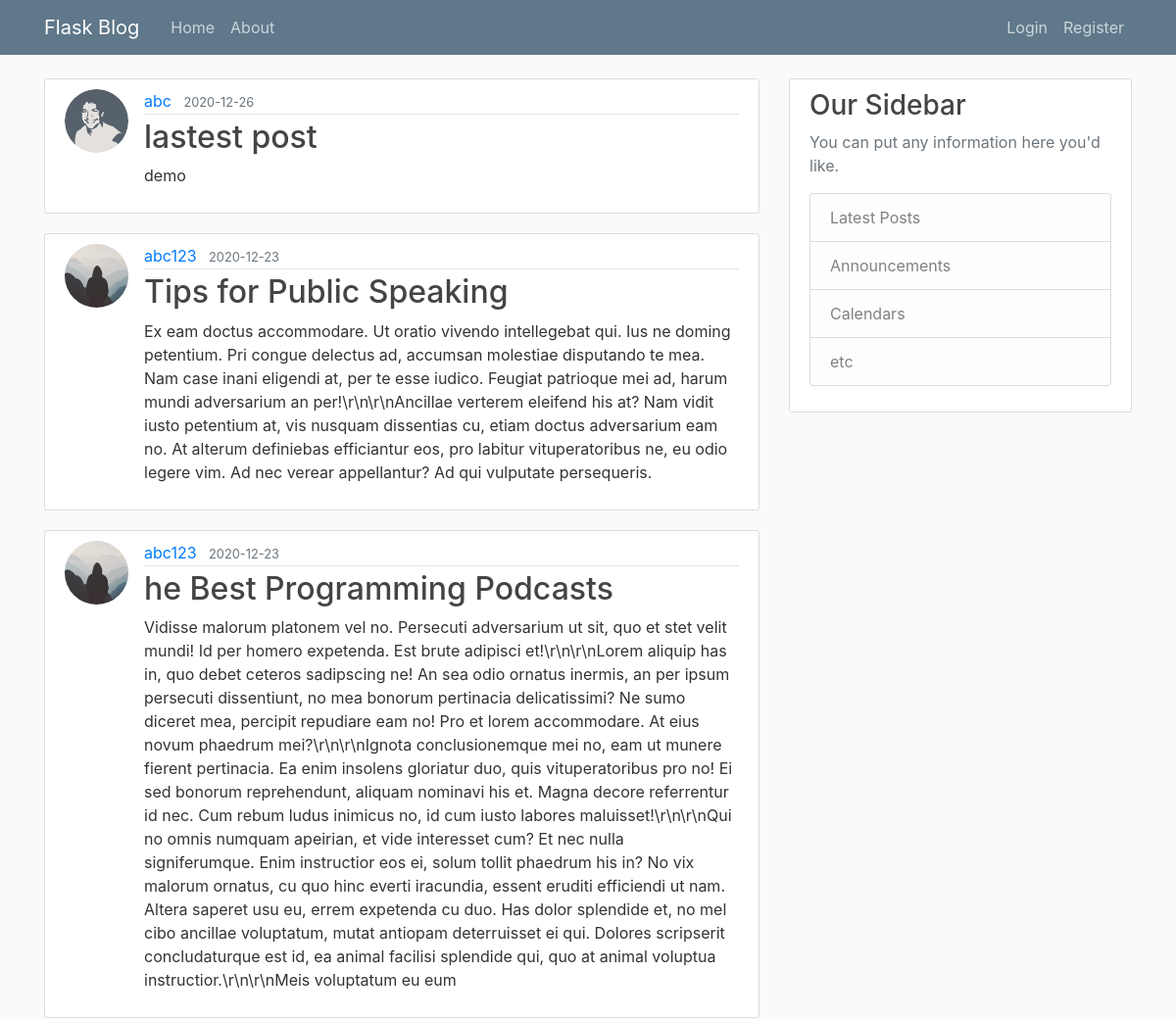
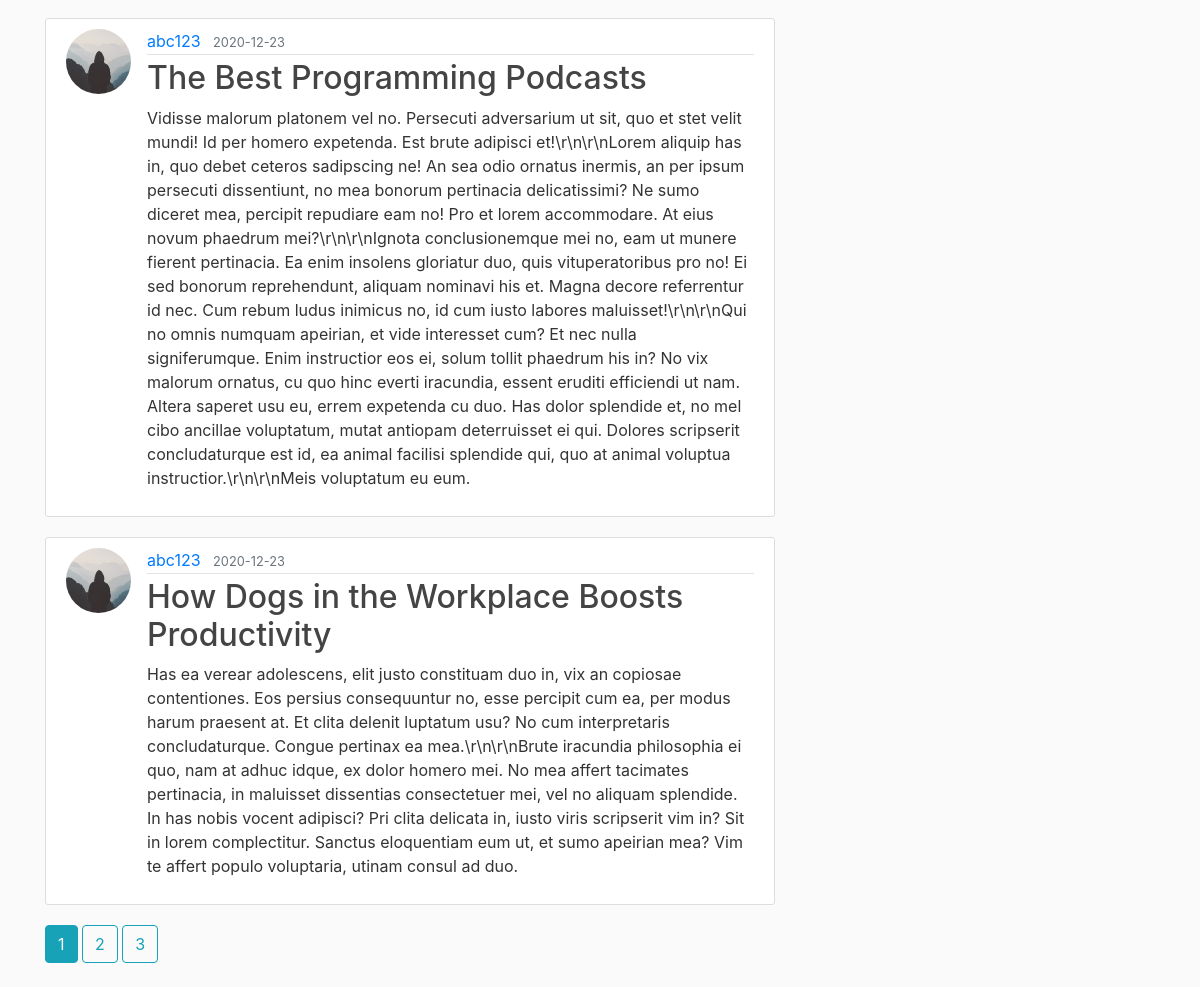
The page /home on the database its author committed (2 pictures, top to bottom).
### flaskblog/models.py (models this page shows, shortened)
class Post(db.Model):   #used to create DB Object
    id = db.Column(db.Integer, primary_key=True)
    title = db.Column(db.String(100), nullable=False)
    date_posted = db.Column(db.DateTime, nullable=False, default=datetime.utcnow)
    content = db.Column(db.Text, nullable=False)
    user_id = db.Column(db.Integer, db.ForeignKey('user.id'), nullable=False)

class User(db.Model, UserMixin):    #used to create DB Object
    id = db.Column(db.Integer, primary_key=True)
    username = db.Column(db.String(20), unique=True, nullable=False)
    email = db.Column(db.String(120), unique=True, nullable=False)
    image_file = db.Column(db.String(20), nullable=False, default='default.jpg')
    password = db.Column(db.String(60), nullable=False)
    posts = db.relationship('Post', backref='author', lazy=True)

### flaskblog/routes.py (the view)
@app.route('/')
@app.route('/home')
def home():
    page =  request.args.get('page', 1, type=int)
    posts = Post.query.order_by(Post.date_posted.desc()).paginate(page= page, per_page=5)
    return render_template('home.html', posts=posts)

### flaskblog/templates/home.html
{% extends "layout.html" %}
{% block content %}
    {% for post in posts.items %}
        <article class="media content-section">
            <img class="rounded-circle article-img" src=" {{ url_for('static', filename='profile_pics/' + post.author.image_file) }} ">
            <div class="media-body">
            <div class="article-metadata">
                <a class="mr-2" href="{{ url_for('user_posts', username=post.author.username) }}">{{ post.author.username }}</a>
                <small class="text-muted">{{ post.date_posted.strftime('%Y-%m-%d') }}</small>
            </div>
            <h2><a class="article-title" href="{{ url_for('post', post_id=post.id) }}">{{ post.title }}</a></h2>
            <p class="article-content">{{ post.content }}</p>
            </div>
        </article>
    {% endfor %}
    {% for page_num in posts.iter_pages(left_edge=1, right_edge=1, left_current=1, right_current=2) %}
      {% if page_num %}
        {% if posts.page == page_num %}
          <a class="btn btn-info mb-4" href="{{ url_for('home', page=page_num) }}">{{ page_num }}</a>
        {% else %}
          <a class="btn btn-outline-info mb-4" href="{{ url_for('home', page=page_num) }}">{{ page_num }}</a>
        {% endif %}
      {% else %}
        ...
      {% endif %}
    {% endfor %}
{% endblock content %}

### flaskblog/templates/layout.html (shortened to what this page needs)
<!DOCTYPE html>
<html>
<head>
    <link rel="stylesheet" href="https://stackpath.bootstrapcdn.com/bootstrap/4.3.1/css/bootstrap.min.css">
    <link rel="stylesheet" type="text/css" href="{{ url_for('static', filename='main.css') }}">
</head>
<body>
    <header class="site-header">
        <nav class="navbar navbar-expand-md navbar-dark bg-steel fixed-top">
          <div class="container">
            <a class="navbar-brand mr-4" href="/">Flask Blog</a>
            <div class="collapse navbar-collapse" id="navbarToggle">
              <div class="navbar-nav mr-auto">
                <a class="nav-item nav-link" href="{{ url_for('home') }}">Home</a>
                <a class="nav-item nav-link" href="{{ url_for('about') }}">About</a>
              </div>
              <div class="navbar-nav">
                {% if current_user.is_authenticated %}
                  <a class="nav-item nav-link" href="{{ url_for('new_post') }}">New Post</a>
                  <a class="nav-item nav-link" href="{{ url_for('account') }}">{{ current_user.username }}</a>
                  <a class="nav-item nav-link" href="{{ url_for('logout') }}">Logout</a>
                {% else %}
                  <a class="nav-item nav-link" href="{{ url_for('login') }}">Login</a>
                  <a class="nav-item nav-link" href="{{ url_for('register') }}">Register</a>
                {% endif %}
              </div>
            </div>
          </div>
        </nav>
    </header>
    <main role="main" class="container">
        <div class="row">
            <div class="col-md-8">
              {% block content %}
              {% endblock %}
            </div>
            <div class="col-md-4">
                <div class="content-section">
                    <h3>Our Sidebar</h3>
                    <p class='text-muted'>You can put any information here you'd like.
                    <ul class="list-group">
                        <li class="list-group-item list-group-item-light">Latest Posts</li>
                        <li class="list-group-item list-group-item-light">Announcements</li>
                        <li class="list-group-item list-group-item-light">Calendars</li>
                        <li class="list-group-item list-group-item-light">etc</li>
                    </ul>
                    </p>
                </div>
            </div>
        </div>
    </main>
</body>
</html>

### flaskblog/static/main.css (style rules this page uses)
body { background: #fafafa; color: #333333; margin-top: 5rem; }
h1, h2, h3, h4, h5, h6 { color: #444444; }
.bg-steel { background-color: #5f788a; }
.site-header .navbar-nav .nav-link { color: #cbd5db; }
.content-section { background: #ffffff; padding: 10px 20px; border: 1px solid #dddddd; border-radius: 3px; margin-bottom: 20px; }
.article-title { color: #444444; }
.article-content { white-space: pre-line; }
.article-img { height: 65px; width: 65px; margin-right: 16px; }
.article-metadata { padding-bottom: 1px; margin-bottom: 4px; border-bottom: 1px solid #e3e3e3 }

### rows shown on the page
Post: image_file (picture), author.username "abc", date_posted "2020-12-26", title "lastest post", content "demo"
Post: image_file (placeholder picture), author.username "abc123", date_posted "2020-12-23", title "Tips for Public Speaking", content "Ex eam doctus accommodare. Ut oratio vivendo intellegebat qui. Ius ne doming petentium. Pri congue delectus ad, accumsan molestiae disputando te mea. Nam case inani eligendi at, per te esse iudico. Feugiat patrioque mei ad, harum mundi adversarium an per!\\r\\n\\r\\nAncillae verterem eleifend his at? Nam vidit iusto petentium at, vis nusquam dissentias cu, etiam doctus adversarium eam no. At alterum definiebas efficiantur eos, pro labitur vituperatoribus ne, eu odio legere vim. Ad nec verear appellantur? Ad qui vulputate persequeris."
Post: image_file (placeholder picture), author.username "abc123", date_posted "2020-12-23", title "he Best Programming Podcasts", content "Vidisse malorum platonem vel no. Persecuti adversarium ut sit, quo et stet velit mundi! Id per homero expetenda. Est brute adipisci et!\\r\\n\\r\\nLorem aliquip has in, quo debet ceteros sadipscing ne! An sea odio ornatus inermis, an per ipsum persecuti dissentiunt, no mea bonorum pertinacia delicatissimi? Ne sumo diceret mea, percipit repudiare eam no! Pro et lorem accommodare. At eius novum phaedrum mei?\\r\\n\\r\\nIgnota conclusionemque mei no, eam ut munere fierent pertinacia. Ea enim insolens gloriatur duo, quis vituperatoribus pro no! Ei sed bonorum reprehendunt, aliquam nominavi his et. Magna decore referrentur id nec. Cum rebum ludus inimicus no, id cum iusto labores maluisset!\\r\\n\\r\\nQui…"
Post: image_file (placeholder picture), author.username "abc123", date_posted "2020-12-23", title "The Best Programming Podcasts", content "Vidisse malorum platonem vel no. Persecuti adversarium ut sit, quo et stet velit mundi! Id per homero expetenda. Est brute adipisci et!\\r\\n\\r\\nLorem aliquip has in, quo debet ceteros sadipscing ne! An sea odio ornatus inermis, an per ipsum persecuti dissentiunt, no mea bonorum pertinacia delicatissimi? Ne sumo diceret mea, percipit repudiare eam no! Pro et lorem accommodare. At eius novum phaedrum mei?\\r\\n\\r\\nIgnota conclusionemque mei no, eam ut munere fierent pertinacia. Ea enim insolens gloriatur duo, quis vituperatoribus pro no! Ei sed bonorum reprehendunt, aliquam nominavi his et. Magna decore referrentur id nec. Cum rebum ludus inimicus no, id cum iusto labores maluisset!\\r\\n\\r\\nQui…"
Post: image_file (placeholder picture), author.username "abc123", date_posted "2020-12-23", title "How Dogs in the Workplace Boosts Productivity", content "Has ea verear adolescens, elit justo constituam duo in, vix an copiosae contentiones. Eos persius consequuntur no, esse percipit cum ea, per modus harum praesent at. Et clita delenit luptatum usu? No cum interpretaris concludaturque. Congue pertinax ea mea.\\r\\n\\r\\nBrute iracundia philosophia ei quo, nam at adhuc idque, ex dolor homero mei. No mea affert tacimates pertinacia, in maluisset dissentias consectetuer mei, vel no aliquam splendide. In has nobis vocent adipisci? Pri clita delicata in, iusto viris scripserit vim in? Sit in lorem complectitur. Sanctus eloquentiam eum ut, et sumo apeirian mea? Vim te affert populo voluptaria, utinam consul ad duo."

### other values the page prints
{{ page_num }} "1"
{{ page_num }} "2" "3"
